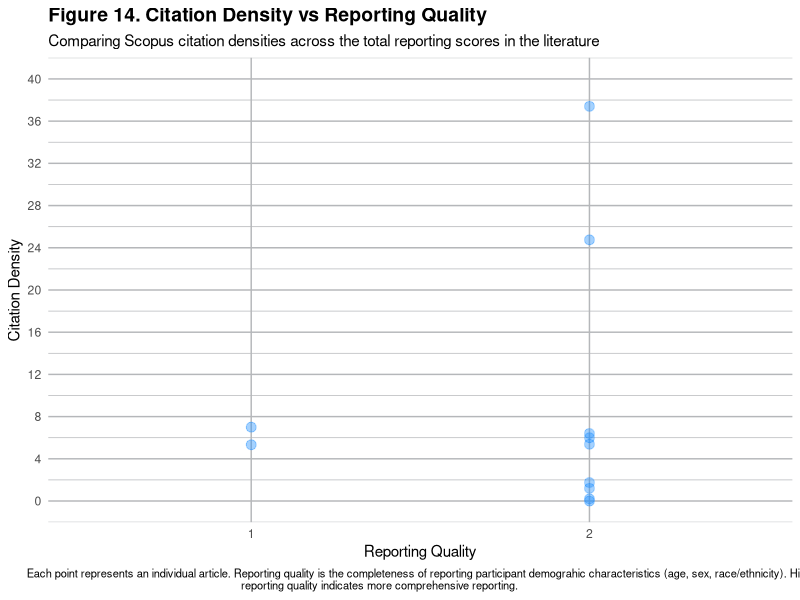

The R source for this figure:
library(ggplot2)

# Citation Density vs Reporting Quality
papers <- data.frame(
  Article = letters[1:11],
  
  Citation_Density = c(6.4, 37.4, 5.38, 7, 6, 1.2, 1.75, 0.2, 0, 5.33, 24.75 ),
  
  Reporting_Quality = c(2, 2, 2, 1, 2, 2, 2, 2, 2, 1, 2)
)

plot1 <- ggplot(papers, aes(x = factor(Reporting_Quality), y = Citation_Density)) +
  geom_point(size = 3, color = "#1E90FF", alpha = 0.4) +
  scale_x_discrete(limits = c("1", "2")) + 
  scale_y_continuous(
    limits = c(0,40),
    breaks = seq(0, 40, by = 4)) +
  labs(
    title = "Figure 14. Citation Density vs Reporting Quality",
    subtitle = "Comparing Scopus citation densities across the total reporting scores in the literature",
    x = "Reporting Quality",
    y = "Citation Density",
    caption = "Each point represents an individual article. Reporting quality is the completeness of reporting participant demograhic characteristics (age, sex, race/ethnicity). Higher 
    reporting quality indicates more comprehensive reporting. "
  ) +
  theme_minimal() +
  theme(
  plot.title = element_text(face = "bold", size = 14),
  axis.title = element_text(),
  axis.text = element_text(),
  plot.caption = element_text(size = 8, hjust = 0.4),
  
  panel.background = element_rect(fill = "white", color = NA),
  plot.background = element_rect(fill = "white", color = NA),

  panel.grid.major = element_line(color = "#b5b7ba"),
  panel.grid.minor = element_line(color = "#b5b7ba")
  )

print(plot1)
